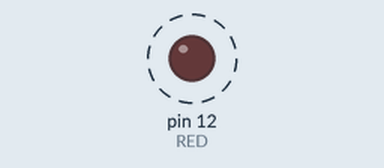
A sketch run on a simulated Arduino Uno, built with avr-gcc and run on an emulated ATmega328P. Shown: output pins drawn as LEDs (lit = HIGH). Dashed ring = blinking.

Above: at 0.2 s.
Timing chart, 0 to 3.0 s (numbered marks = the images above):
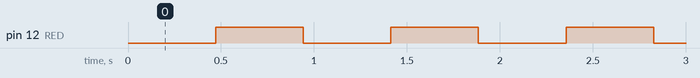

Measured:
- by itself, pin 12 (RED): alternates HIGH for 0.47 s and LOW for 0.47 s

The sketch:

BlinkLEDwithoutDelay.ino
```cpp
#define RED 12
int blinkstate = 470;
int LEDSTATE = LOW;
unsigned long timeStart;


void setup() {
  timeStart = millis();
  Serial.begin(115200);
  Serial.setTimeout(10);
  pinMode(RED, OUTPUT);
}

void loop() {

  unsigned long timeNow = millis();
  if (Serial.available() > 0) {
    int val = Serial.parseInt();
    if (val > 100 && val < 4000) {
      blinkstate = val;
    }
  }

  if (timeNow - timeStart > blinkstate) {
    if (LEDSTATE == LOW) {
      LEDSTATE = HIGH;
    } else {
      LEDSTATE = LOW;
    }
    digitalWrite(RED, LEDSTATE);
    timeStart = timeNow;
  }
}
```
